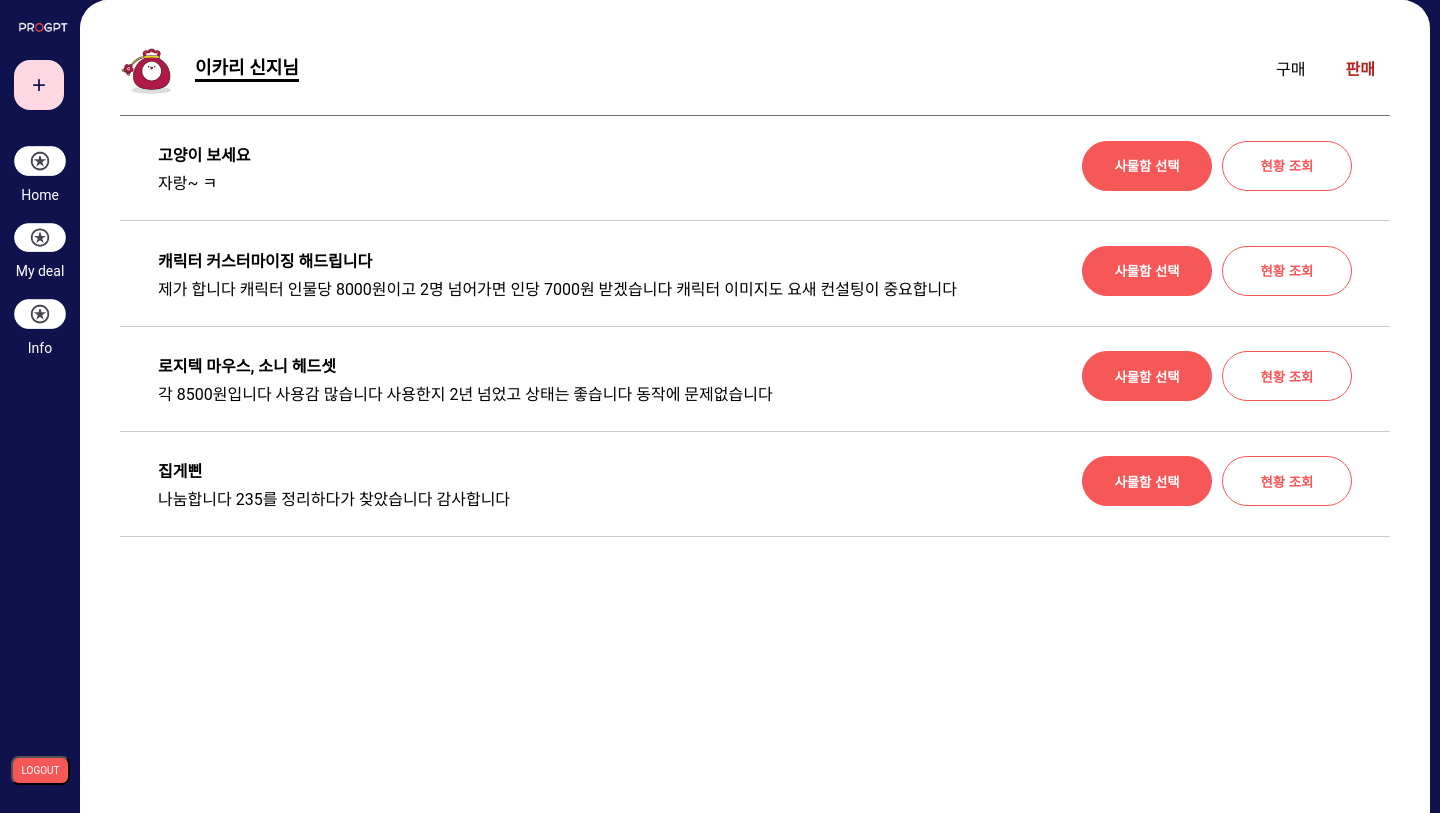
Page /mydeal_views/mydealsell (signed in) on the committed database.
### app/models.py (models this page shows)
class User(db.Model):
    __tablename__ = 'user'
    id = db.Column(db.Integer, primary_key=True)
    username = db.Column(db.String(150), unique=True, nullable=False)
    password = db.Column(db.String(200), nullable=False)
    email = db.Column(db.String(120), nullable=False)  # unique=True를 제거합니다.
    posts = db.relationship('Post', backref='user', lazy=True)
    buys = db.relationship('Buy', backref='buyer', lazy=True)
    sells = db.relationship('Sell', backref='seller', lazy=True)

class Sell(db.Model):
    __tablename__ = 'sell'
    id = db.Column(db.Integer, primary_key=True)
    item_name = db.Column(db.String(200), nullable=False)
    description = db.Column(db.Text, nullable=False)
    status = db.Column(db.Enum(StatusEnum), nullable=False, default=StatusEnum.PENDING)  # 상태를 Enum으로 정의
    created_at = db.Column(db.DateTime, default=datetime.utcnow)
    user_id = db.Column(db.Integer, db.ForeignKey('user.id'), nullable=False)
    post_id = db.Column(db.Integer, db.ForeignKey('posts.id'), nullable=False)

### app/views/mydeal_views.py (the view)
@bp.route('/mydealsell')
def mydealsell():
    user_id = session.get('user_id')
    if not user_id:
        flash("로그인 후 이용해 주세요.")
        return redirect(url_for('auth_views.login'))
    sale_list = Sell.query.filter_by(user_id=user_id).all()
    for sale in sale_list:
        if sale.status not in ['PENDING', 'PAYMENT_COMPLETED', 'SIZE_SELECTED', 'LOCKER_ASSIGNED', 'TRANSACTION_COMPLETED']:
            sale.status = 'PENDING'
    db.session.commit()
    return render_template('front/mydealsell.html', sales=sale_list)

### app/views/auth_views.py (called while the page is built)
@bp.before_app_request
def load_logged_in_user():
    user_id = session.get('user_id')
    if user_id is None:
        g.user = None
    else:
        g.user = User.query.get(user_id)

### app/templates/front/mydealsell.html (shortened to what this page needs)
<!DOCTYPE html>
<html lang="ko">
<head>
    <link rel="stylesheet" href="{{ url_for('static', filename='mydeal.css') }}">
    <link rel="stylesheet" href="{{ url_for('static', filename='bar.css') }}">
</head>
<body>
    <div class="sidebar">
        <div class="logo">
            <img src="{{ url_for('static', filename='logo.png') }}" alt="Logo">
            <button class="plus-button" onclick="location.href='{{ url_for('write_views.write') }}'">+</button>
        </div>
        <ul class="menu">
            <li><a href="#"><span class="icon" onclick="location.href='/home'"><img src="../../static/logologo.png" style="width:52px"></span> Home</a></li>
            <li><a href="#"><span class="icon" onclick="location.href='/mydeal_views/mydealbuy'"><img src="../../static/logologo.png" style="width:52px"></span> My deal</a></li>
            <li><a href="#"><span class="icon" onclick="location.href='/information'"><img src="../../static/logologo.png" style="width:52px"></span> Info</a></li>
            <form action="{{ url_for('auth.logout') }}" method="post" style="display:inline;">
                <button type="submit" class="logout">LOGOUT</button>
            </form>
        </ul>
    </div>
            <div class="detailback">
    <div class="content">
        <div class="user-info">
            <div style="display: flex; gap:15px; align-items: flex-end;">
                <img src="../../static/profilepic.png" alt="User Icon" class="user-icon">
                <p class="user-name">{{session['user_name']}}님</p>
            </div>
            <div class="purchase-sale">
                <button class="purchase-btn" onclick="location.href='/mydeal_views/mydealbuy'">구매</button>
                <button style="font-weight: bold; color: #B3261E;" class="sale-btn" onclick="location.href='/mydeal_views/mydealsell'">판매</button>
            </div>
        </div>
        <div class="purchase-list">
            {% for sale in sales %}
            <div style="margin-bottom:0px;" class="product-section">
                <div class="aboutabout">
                    <h4 style="margin-bottom:3px;"><a href="{{ url_for('detail.detail', post_id=sale.id) }}">{{ sale.item_name }}</a></h4>
                    <p style="margin-top:4px; width: 900px;" id="truncate-text">{{ sale.description }}</p>
                </div>
                <div style="display: flex; gap: 10px;">
                   <button id="statusButton-{{ sale.id }}"
                            class="status-btn"
                            onclick="updateButton('statusButton-{{ sale.id }}')">
                        사물함 선택
                    </button>
                    <button class="status-btn2" onclick="toggleProgressBar('{{ sale.id }}')">현황 조회</button>
                </div>
            </div>
            {% endfor %}
        </div>
    </div>
    </div>
</body>
</html>

### app/static/mydeal.css (style rules this page uses)
body { display: flex; font-family: 'Roboto'; background-color: #0F124D; }
.detailback { position: absolute; width: 1350px; height: 900px; top: 0px; left: 80px; background: white; border-top-left-radius: 28px; border-top-right-radius: 28px; box-sizing: border-box; overflow: hidden; }
.content { margin-left: 20px; padding: 20px; width: calc(100% - 80px); background-color: #ffffff; min-height: 100vh; }
.user-info { display: flex; justify-content: space-between; align-items: center; margin-top: 15px; margin-bottom: 0px; border-bottom: 1px solid #6E6E6E; padding-bottom: 15px; }
.user-name { border-bottom: solid #030303; align-items: flex-end; }
.user-info p { font-size: 18px; font-weight: bold; }
.user-icon { width: 60px; height: 60px; border-radius: 100%; overflow: none; }
.purchase-sale { display: flex; }
.purchase-btn, .sale-btn { background-color: #ffffff; color: black; border: none; padding: 10px 15px; margin-left: 10px; border-radius: 4px; cursor: pointer; font-size: 16px; }
.product-section, .product-list { background-color: white; padding: 3%; border: 1px solid #ddd; border-width: 0 0 1px; display: flex; justify-content: space-between; align-items: center; padding-top: 5px; }
.aboutabout { width:750px; text-align: justify; }
.status-btn { box-sizing: border-box; padding: 12px; gap: 8px; font-weight: bold; position: relative; width: 130px; height: 50px; background: #F65757; border: 1px solid #F65757; border-radius: 9999px; color: #ffffff; }
.status-btn2 { box-sizing: border-box; font-weight: bold; padding: 12px; gap: 8px; position: relative; width: 130px; height: 50px; color:#F65757; background: #FFFFFF; border: 1px solid #F65757;; border-radius: 9999px; }
a { color: black; text-decoration: none; }

### app/static/bar.css (style rules this page uses)
.sidebar { width: 80px; height: 100vh; background-color: #0F124D;; color: white; position: fixed; display: flex; flex-direction: column; align-items: center; padding-top: 20px; left: 0; top: 0; }
.logo img { width: 50px; margin-bottom: 20px; margin-left: 6px; }
.menu { list-style-type: none; padding: 0; justify-content: center; align-items: center; }
.menu li { margin: 20px 0; }
.menu li a { color: white; text-decoration: none; display: flex; flex-direction: column; align-items: center; font-size: 14px; }
.icon { font-size: 24px; margin-bottom: 5px; }
.plus-button { margin-top: auto; background-color: #FFD8E4; border: none; border-radius: 16px; width: 50px; height: 50px; font-size: 24px; color:#0F124D; cursor: pointer; display: flex; justify-content: center; align-items: center; margin-left: 2px; padding: 20px; }
.logout { font-family: roboto; box-sizing: border-box; display: flex; justify-content: center; align-items: center; position: absolute; left: 11px; bottom: 35px; width: 59px; height: 29px; background: #F65757; border-radius: 8px; font-size: 10px; color: white; cursor: pointer; }

### app/templates/front/mydealsell.html (style rules this page uses)
.product-section { margin-bottom: 20px; border-bottom: 1px solid #ccc; padding-bottom: 10px; }

### rows in the picture
User: user_name "이카리 신지"
Sell: item_name "고양이 보세요", description "자랑~ ㅋ"
Sell: item_name "캐릭터 커스터마이징 해드립니다", description "제가 합니다 캐릭터 인물당 8000원이고 2명 넘어가면 인당 7000원 받겠습니다 캐릭터 이미지도 요새 컨설팅이 중요합니다"
Sell: item_name "로지텍 마우스, 소니 헤드셋", description "각 8500원입니다 사용감 많습니다 사용한지 2년 넘었고 상태는 좋습니다 동작에 문제없습니다"
Sell: item_name "집게삔", description "나눔합니다 235를 정리하다가 찾았습니다 감사합니다"
